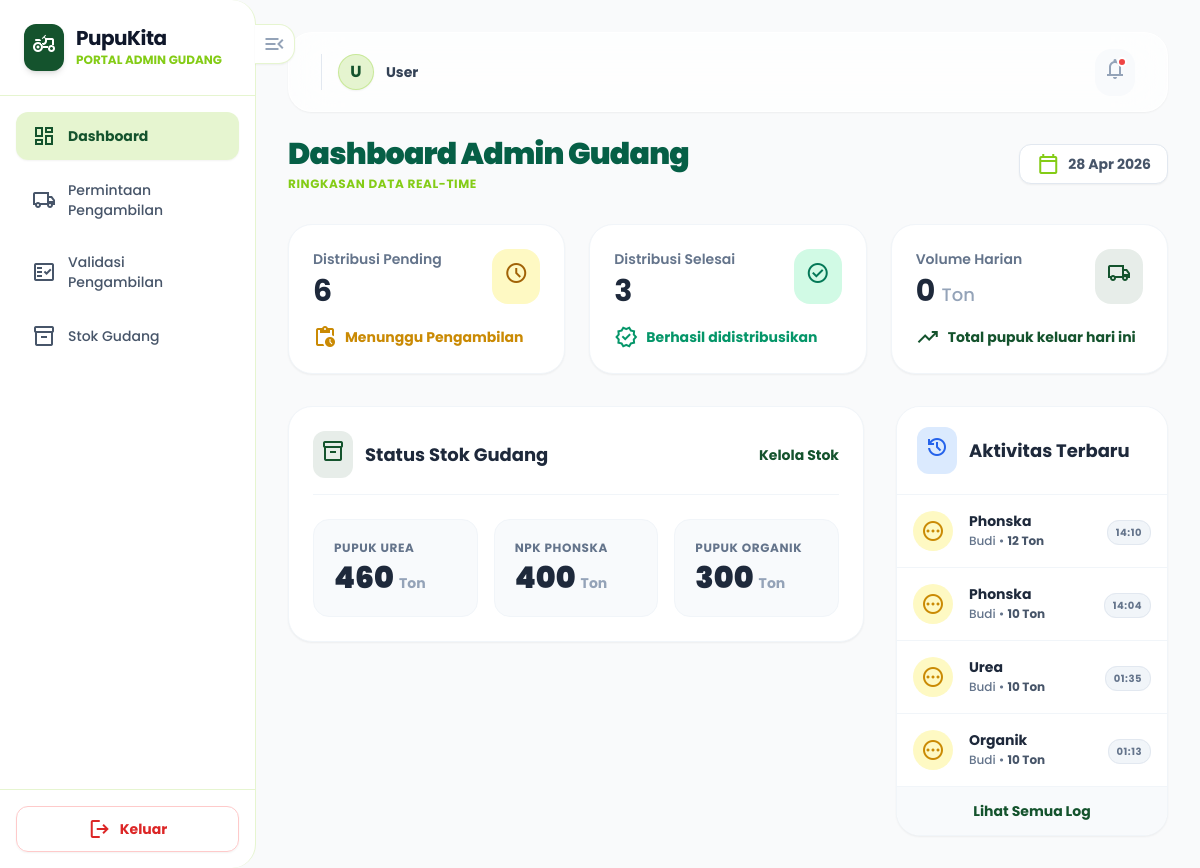
/gudang/dashboard_gudang.php, run on the app's committed database.
### tables this page shows
CREATE TABLE `stok_pupuk` (
  `id` int(11) NOT NULL,
  `pupuk_id` int(11) NOT NULL,
  `jumlah` int(11) NOT NULL
);

CREATE TABLE `distribusi` (
  `id` int(11) NOT NULL,
  `petani_id` int(11) NOT NULL,
  `pupuk_id` int(11) NOT NULL,
  `jumlah` int(11) NOT NULL,
  `tanggal` date NOT NULL,
  `token` varchar(20) NOT NULL,
  `status` enum('pending','completed','expired') DEFAULT 'pending',
  `created_at` datetime DEFAULT current_timestamp(),
  `verified_at` datetime DEFAULT NULL,
  `taken_at` datetime DEFAULT NULL,
  `total_harga` int(11) NOT NULL
);

CREATE TABLE `pupuk` (
  `id` int(11) NOT NULL,
  `nama_pupuk` varchar(100) DEFAULT NULL,
  `jenis` varchar(50) DEFAULT NULL,
  `harga_kg` int(11) NOT NULL
);

CREATE TABLE `petani` (
  `id` int(11) NOT NULL,
  `nama` varchar(100) DEFAULT NULL,
  `nik` varchar(20) DEFAULT NULL,
  `alamat` text DEFAULT NULL,
  `luas_tanah` decimal(5,2) DEFAULT NULL,
  `user_id` int(11) DEFAULT NULL,
  `status` enum('Aktif','Nonaktif') NOT NULL
);

### gudang/dashboard_gudang.php (the view, shortened to what this page needs)
<?php
include '../config/koneksi.php';
$query_pending = mysqli_query($conn, "SELECT COUNT(*) as total FROM distribusi WHERE status='pending'");
$data_pending = mysqli_fetch_assoc($query_pending);
$query_completed = mysqli_query($conn, "SELECT COUNT(*) as total FROM distribusi WHERE status='completed'");
$data_completed = mysqli_fetch_assoc($query_completed);
$query_volume = mysqli_query($conn, "SELECT SUM(jumlah) as total_volume FROM distribusi WHERE DATE(created_at) = CURDATE()");
$data_volume = mysqli_fetch_assoc($query_volume);
$stok_urea = mysqli_query($conn, "SELECT jumlah FROM stok_pupuk WHERE pupuk_id = 1");
$data_urea = mysqli_fetch_assoc($stok_urea);
$stok_phonska = mysqli_query($conn, "SELECT jumlah FROM stok_pupuk WHERE pupuk_id = 2");
$data_phonska = mysqli_fetch_assoc($stok_phonska);
$stok_organik = mysqli_query($conn, "SELECT jumlah FROM stok_pupuk WHERE pupuk_id = 3");
$data_organik = mysqli_fetch_assoc($stok_organik);
$query_aktivitas = mysqli_query($conn, "
    SELECT d.*, p.nama as nama_petani, pk.nama_pupuk
    FROM distribusi d
    JOIN petani p ON d.petani_id = p.id
    JOIN pupuk pk ON d.pupuk_id = pk.id
    ORDER BY d.created_at DESC LIMIT 4
");
?>
<!DOCTYPE html>
<html lang="id">
<head>
    <link href="../assets/css/style.css" rel="stylesheet" />
</head>
<body class="bg-bg-soft font-display text-slate-800">
<div class="relative flex h-screen w-full overflow-hidden">
    <?php include '../components/sidebar_gudang.php'; ?>
    <main class="flex-1 overflow-y-auto p-4 md:p-8">
        <?php include '../components/header_admin.php'; ?>
        <div class="space-y-6 md:space-y-8 mt-4 md:mt-6">
        <header class="mb-8 flex flex-wrap items-center justify-between gap-4 mt-6">
            <div class="flex flex-col gap-1">
                <h2 class="text-3xl font-black tracking-tight text-emerald-800">Dashboard Admin Gudang</h2>
                <p class="text-primary-lime font-bold uppercase text-xs tracking-wider">Ringkasan Data Real-time</p>
            </div>
            <div class="flex h-10 items-center gap-2 rounded-lg bg-white px-4 border border-slate-200 text-slate-600 shadow-sm">
                <span class="material-symbols-outlined text-primary-lime">calendar_today</span>
                <span class="text-sm font-bold"><?php echo date('d M Y'); ?></span>
            </div>
        </header>
        <div class="grid grid-cols-1 md:grid-cols-3 gap-6 mb-8">
          <div class="bg-bg-card p-6 rounded-2xl border border-slate-100 shadow-sm hover:shadow-md hover:border-primary-lime/30 transition-all">
            <div class="flex items-start justify-between">
              <div>
                <p class="text-sm font-semibold text-slate-500">Distribusi Pending</p>
                <h3 class="text-3xl font-bold text-slate-800 mt-1"><?= $data_pending['total'] ?? 0 ?></h3>
              </div>
              <div class="bg-yellow-100 p-3 rounded-xl text-yellow-700">
                <span class="material-symbols-outlined">schedule</span>
              </div>
            </div>
            <div class="mt-4 flex items-center gap-2 text-sm font-bold text-yellow-600">
              <span class="material-symbols-outlined text-[16px]">pending_actions</span>
              <span>Menunggu Pengambilan</span>
            </div>
          </div>
          <div class="bg-bg-card p-6 rounded-2xl border border-slate-100 shadow-sm hover:shadow-md hover:border-primary-lime/30 transition-all">
            <div class="flex items-start justify-between">
              <div>
                <p class="text-sm font-semibold text-slate-500">Distribusi Selesai</p>
                <h3 class="text-3xl font-bold text-slate-800 mt-1"><?= $data_completed['total'] ?? 0 ?></h3>
              </div>
              <div class="bg-emerald-100 p-3 rounded-xl text-emerald-700">
                <span class="material-symbols-outlined">check_circle</span>
              </div>
            </div>
            <div class="mt-4 flex items-center gap-2 text-sm font-bold text-emerald-600">
              <span class="material-symbols-outlined text-[16px]">verified</span>
              <span>Berhasil didistribusikan</span>
            </div>
          </div>
          <div class="bg-bg-card p-6 rounded-2xl border border-slate-100 shadow-sm hover:shadow-md hover:border-primary-lime/30 transition-all">
            <div class="flex items-start justify-between">
              <div>
                <p class="text-sm font-semibold text-slate-500">Volume Harian</p>
                <h3 class="text-3xl font-bold text-slate-800 mt-1"><?= number_format($data_volume['total_volume'] ?? 0) ?> <span class="text-lg font-medium text-slate-400">Ton</span></h3>
              </div>
              <div class="bg-primary-forest/10 p-3 rounded-xl text-primary-forest">
                <span class="material-symbols-outlined">local_shipping</span>
              </div>
            </div>
            <div class="mt-4 flex items-center gap-2 text-sm font-bold text-primary-forest">
              <span class="material-symbols-outlined text-[16px]">trending_up</span>
              <span>Total pupuk keluar hari ini</span>
            </div>
          </div>
        </div>
        <div class="grid grid-cols-1 gap-8 lg:grid-cols-3">
            <section class="lg:col-span-2 flex flex-col gap-6">
                <div class="bg-bg-card p-6 rounded-2xl border border-slate-100 shadow-sm">
                    <div class="flex items-center justify-between mb-6 border-b border-slate-100 pb-4">
                        <div class="flex items-center gap-3">
                            <div class="bg-primary-forest/10 p-2 rounded-lg text-primary-forest">
                                <span class="material-symbols-outlined">inventory_2</span>
                            </div>
                            <h3 class="text-lg font-bold text-slate-800">Status Stok Gudang</h3>
                        </div>
                        <a href="#" class="text-primary-forest text-sm font-bold hover:underline">Kelola Stok</a>
                    </div>
                    <div class="grid grid-cols-1 sm:grid-cols-3 gap-4">
                        <div class="p-5 rounded-xl bg-slate-50 border border-slate-100 hover:border-primary-lime/30 transition-all">
                            <p class="text-xs font-bold text-slate-500 uppercase tracking-wider mb-1">Pupuk Urea</p>
                            <p class="text-3xl font-black text-slate-800"><?= $data_urea['jumlah'] ?? 0 ?> <span class="text-sm font-bold text-slate-400">Ton</span></p>
                        </div>
                        <div class="p-5 rounded-xl bg-slate-50 border border-slate-100 hover:border-primary-lime/30 transition-all">
                            <p class="text-xs font-bold text-slate-500 uppercase tracking-wider mb-1">NPK Phonska</p>
                            <p class="text-3xl font-black text-slate-800"><?= $data_phonska['jumlah'] ?? 0 ?> <span class="text-sm font-bold text-slate-400">Ton</span></p>
                        </div>
                        <div class="p-5 rounded-xl bg-slate-50 border border-slate-100 hover:border-primary-lime/30 transition-all">
                            <p class="text-xs font-bold text-slate-500 uppercase tracking-wider mb-1">Pupuk Organik</p>
                            <p class="text-3xl font-black text-slate-800"><?= $data_organik['jumlah'] ?? 0 ?> <span class="text-sm font-bold text-slate-400">Ton</span></p>
                        </div>
                    </div>
                </div>
            </section>
            <section class="flex flex-col gap-6">
                <div class="bg-bg-card rounded-2xl border border-slate-100 shadow-sm h-full flex flex-col overflow-hidden">
                    <div class="p-5 border-b border-slate-100 flex items-center justify-between bg-white">
                        <div class="flex items-center gap-3">
                            <div class="bg-blue-100 p-2 rounded-lg text-blue-600">
                                <span class="material-symbols-outlined">history</span>
                            </div>
                            <h3 class="text-lg font-bold text-slate-800">Aktivitas Terbaru</h3>
                        </div>
                    </div>
                    <div class="divide-y divide-slate-100 flex-1 bg-white">
                        <?php if (mysqli_num_rows($query_aktivitas) > 0): ?>
                            <?php while($row = mysqli_fetch_assoc($query_aktivitas)): ?>
                            <div class="flex gap-4 p-4 hover:bg-slate-50 transition-colors items-center">
                                <div class="flex h-10 w-10 shrink-0 items-center justify-center rounded-full <?= $row['status'] == 'completed' ? 'bg-emerald-100 text-emerald-600' : 'bg-yellow-100 text-yellow-600' ?>">
                                    <span class="material-symbols-outlined text-[20px]">
                                    </span>
                                </div>
                                <div class="flex flex-col justify-center flex-1">
                                    <p class="text-sm font-bold text-slate-800 leading-tight"><?= $row['nama_pupuk'] ?></p>
                                    <p class="text-xs text-slate-500 font-medium mt-0.5"><?= $row['nama_petani'] ?> • <span class="font-bold text-slate-600"><?= $row['jumlah'] ?> Ton</span></p>
                                </div>
                                <div class="shrink-0">
                                    <span class="text-[10px] bg-slate-100 border border-slate-200 text-slate-500 px-2 py-1 rounded-lg font-bold uppercase tracking-wider"><?= date('H:i', strtotime($row['created_at'])) ?></span>
                                </div>
                            </div>
                            <?php endwhile; ?>
                        <?php else: ?>
                            <div class="p-6 text-center text-slate-500 text-sm font-medium">Belum ada aktivitas terbaru.</div>
                        <?php endif; ?>
                    </div>
                    <div class="p-3 border-t border-slate-100 bg-slate-50 text-center">
                        <a href="#" class="text-sm font-bold text-primary-forest hover:underline">Lihat Semua Log</a>
                    </div>
                </div>
            </section>
        </div>
        </div>
    </main>
</div>
</body>
</html>

### components/sidebar_gudang.php (shortened to what this page needs)
<?php
$current_page = basename($_SERVER['PHP_SELF']);
?>
<aside id="sidebar" class="w-64 border-r border-primary-lime/20 bg-white hidden md:flex flex-col shrink-0 transition-all duration-300 fixed md:relative top-0 left-0 md:left-auto z-50 h-screen shadow-2xl md:shadow-none rounded-r-3xl">
  <button id="desktopToggleBtn" class="absolute top-6 -right-10 w-10 h-10 bg-white border border-l-0 border-primary-lime/20 rounded-r-xl hidden md:flex items-center justify-center text-slate-400 hover:text-primary-lime transition-colors shadow-sm focus:outline-none z-50 group">
      <span class="material-symbols-outlined transition-transform group-hover:scale-110">menu_open</span>
  </button>
  <div class="p-6 border-b border-primary-lime/20">
    <div class="flex items-center gap-3">
      <div class="bg-primary-forest rounded-lg p-2 text-white shadow-md">
        <span class="material-symbols-outlined">agriculture</span>
      </div>
      <div>
        <h1 class="text-xl font-bold tracking-tight text-slate-900 leading-none">PupuKita</h1>
        <p class="text-xs font-bold text-primary-lime uppercase mt-1">Portal Admin Gudang</p>
      </div>
    </div>
  </div>
  <nav class="flex-1 p-4 space-y-2">
    <a href="dashboard_gudang.php"
    class="flex items-center gap-3 px-4 py-3 rounded-lg
    <?php echo $current_page == 'dashboard_gudang.php'
    ? 'bg-primary-lime/20 text-primary-forest font-bold shadow-sm'
    : 'text-slate-600 hover:bg-primary-lime/10 hover:text-primary-forest transition-colors font-medium'; ?>">
      <span class="material-symbols-outlined">dashboard</span>
      <span class="text-sm">Dashboard</span>
    </a>
    <a href="pengambilan_pupuk.php"
    class="flex items-center gap-3 px-4 py-3 rounded-lg
    <?php echo $current_page == 'pengambilan_pupuk.php'
    ? 'bg-primary-lime/20 text-primary-forest font-bold shadow-sm'
    : 'text-slate-600 hover:bg-primary-lime/10 hover:text-primary-forest transition-colors font-medium'; ?>">
      <span class="material-symbols-outlined">local_shipping</span>
      <span class="text-sm">Permintaan Pengambilan</span>
    </a>
    <a href="validasi_pengambilan.php"
    class="flex items-center gap-3 px-4 py-3 rounded-lg
    <?php echo $current_page == 'validasi_pengambilan.php'
    ? 'bg-primary-lime/20 text-primary-forest font-bold shadow-sm'
    : 'text-slate-600 hover:bg-primary-lime/10 hover:text-primary-forest transition-colors font-medium'; ?>">
      <span class="material-symbols-outlined">fact_check</span>
      <span class="text-sm">Validasi Pengambilan</span>
    </a>
    <a href="stok_gudang.php"
    class="flex items-center gap-3 px-4 py-3 rounded-lg
    <?php echo $current_page == 'stok_gudang.php'
    ? 'bg-primary-lime/20 text-primary-forest font-bold shadow-sm'
    : 'text-slate-600 hover:bg-primary-lime/10 hover:text-primary-forest transition-colors font-medium'; ?>">
      <span class="material-symbols-outlined">inventory_2</span>
      <span class="text-sm">Stok Gudang</span>
    </a>
  </nav>
  <div class="p-4 mt-auto border-t border-primary-lime/20">
    <a href="../auth/logout.php" class="w-full flex items-center justify-center gap-2 px-4 py-2.5 rounded-lg border border-red-200 text-red-600 hover:bg-red-50 transition-colors text-sm font-bold shadow-sm">
      <span class="material-symbols-outlined text-[20px]">logout</span>
      Keluar
    </a>
  </div>
</aside>

### components/header_admin.php (shortened to what this page needs)
<header class="h-16 md:h-20 border border-white/80 bg-white/70 backdrop-blur-xl px-4 md:px-8 flex items-center justify-between gap-3 sticky top-0 z-40 shadow-sm rounded-2xl">
    <a href="profil.php" class="flex items-center gap-2 md:gap-3 pl-2 md:pl-4 border-l border-slate-200 group cursor-pointer transition-all">
        <div class="size-9 rounded-full bg-primary-lime/20 group-hover:bg-primary-lime/40 flex items-center justify-center text-primary-forest font-bold shrink-0 shadow-sm border border-primary-lime/30 transition-colors">
            <?php echo strtoupper(substr($_SESSION['nama'] ?? 'U', 0, 1)); ?>
        </div>
        <div class="text-right hidden sm:block">
            <p class="text-sm font-bold text-slate-700 group-hover:text-primary-forest transition-colors"><?php echo $_SESSION['nama'] ?? 'User'; ?></p>
        </div>
    </a>
    <div class="flex items-center gap-2 md:gap-4 shrink-0">
        <button class="relative p-2 text-slate-400 hover:text-primary-lime bg-slate-50 hover:bg-primary-lime/10 rounded-xl transition-colors shrink-0" type="button" aria-label="Notifikasi">
            <span class="material-symbols-outlined">notifications</span>
            <span class="absolute top-2 right-2 size-2.5 bg-red-500 rounded-full border-2 border-white"></span>
        </button>
    </div>
</header>

### data on the page
stok_pupuk: jumlah "460"
stok_pupuk: jumlah "400"
stok_pupuk: jumlah "300"
distribusi: pupuk.nama_pupuk "Phonska", petani.nama "Budi", jumlah "12", created_at "14:10"
distribusi: pupuk.nama_pupuk "Phonska", petani.nama "Budi", jumlah "10", created_at "14:04"
distribusi: pupuk.nama_pupuk "Urea", petani.nama "Budi", jumlah "10", created_at "01:35"
distribusi: pupuk.nama_pupuk "Organik", petani.nama "Budi", jumlah "10", created_at "01:13"

### other printed values
substr($_SESSION['nama'] ?? 'U', 0, 1) "U"
$_SESSION['nama'] "User"
$data_pending['total'] "6"
$data_completed['total'] "3"
$data_volume['total_volume'] "0"
